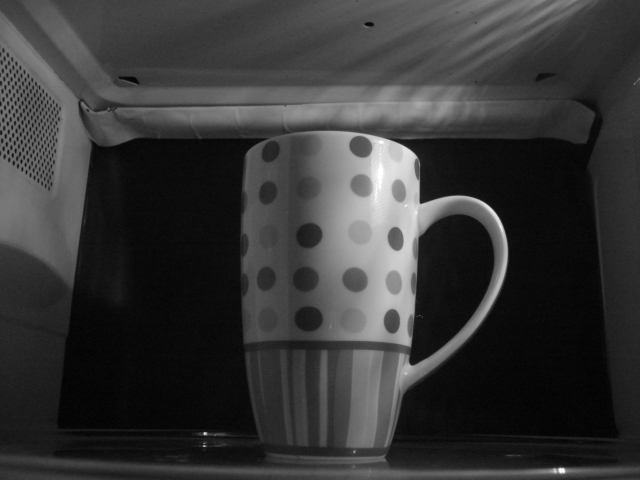
%> input picture atv08/mugs/mug_01/mug_01_01.png, 640 x 480 px; its folder holds only this picture in this run
$ octave atv08_02.m   (GNU Octave 9; MATLAB toolbox functions it lacks are replaced by stand-ins)
%> lines starting %> are read from the running program, lines starting %| are printed output that depends on the picture; in (x1, y1, x2, y2) boxes, pixels count from 0 and x2, y2 are one past the last pixel; in counts of white or black regions, pixels touching at a corner belong together; the program's own positions count from 1
% Thiago dos Santos Marcelino

clear; clc; close all;

mugsDir = dir('mugs');
samplesFolders = mugsDir([mugsDir.isdir]);
samplesFolders = samplesFolders(~ismember({samplesFolders.name},{'.','..'}));
samplesCount   = length(samplesFolders);

figure('Name','Resultado','NumberTitle','off',...
       'Units','normalized','Position',[0 0 1 1])

for i = 1:samplesCount

    path    = fullfile('mugs', samplesFolders(i).name);
    images  = dir(fullfile(path, '*.png'));
    imagesCount = length(images);
    scores  = zeros(1, imagesCount);

    for j = 1:imagesCount

        img = imread(fullfile(path, images(j).name));
%> img is the input picture: size 480x640 uint8; min 1, max 255, mean 54.3

        % Segmentação
        th = graythresh(img);
%> th = 0.263
        bw = imbinarize(img, th);
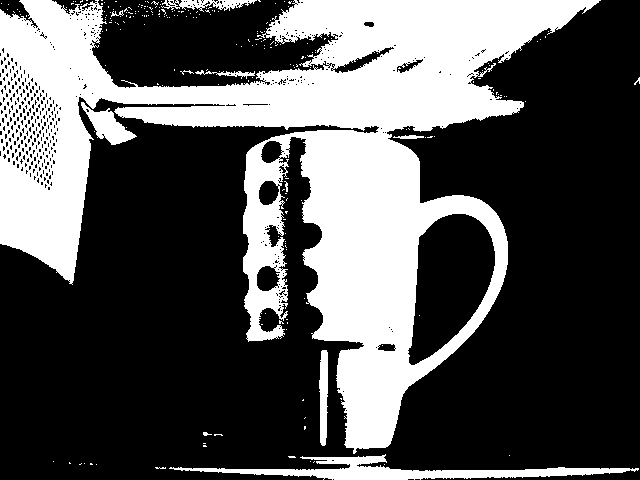
%> bw: size 480x640 logical; 33.2% white; 226 white regions (215 under 20 px), largest, box (x1, y1, x2, y2) and area: (0, 0, 601, 454) 94946, (169, 454, 639, 480) 3978, (81, 102, 137, 145) 971

        if sum(bw(:)) > numel(bw)/2
            bw = ~bw;
        end

        % Morfologia
        se = strel('disk', 3);
        bw = imopen(bw, se);
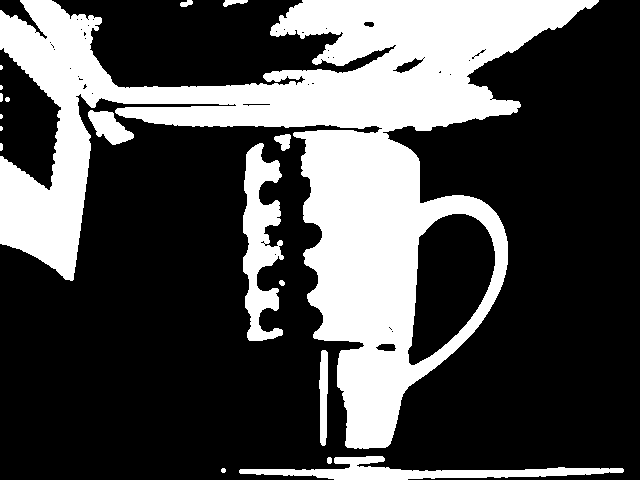
%> bw: size 480x640 logical; 30.4% white; 18 white regions (4 under 20 px), largest, box (x1, y1, x2, y2) and area: (0, 0, 599, 449) 83230, (243, 143, 284, 341) 4651, (239, 456, 624, 480) 3485
        bw = imclose(bw, se);
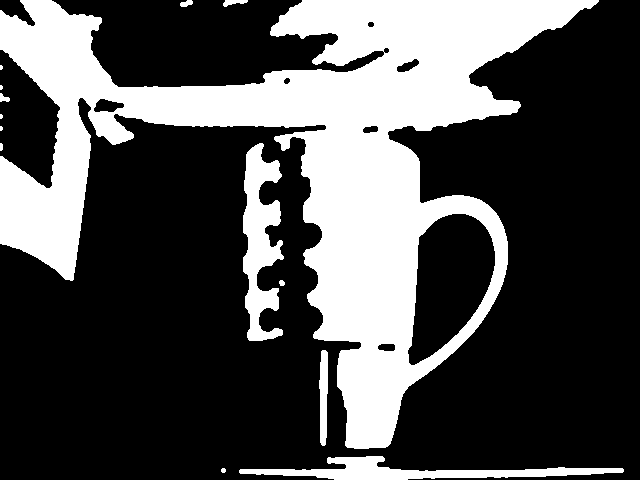
%> bw: size 480x640 logical; 30.8% white; 14 white regions (4 under 20 px), largest, box (x1, y1, x2, y2) and area: (0, 0, 599, 449) 85295, (243, 143, 284, 341) 4693, (239, 456, 624, 480) 3613
        bw = imfill(bw, 'holes');
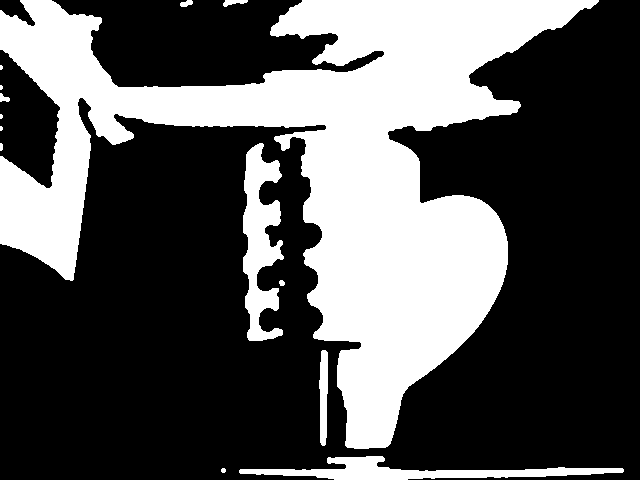
%> bw: size 480x640 logical; 33.8% white; 14 white regions (4 under 20 px)

        % Maior componente
        [rv, ~] = bwlabel(bw, 8);
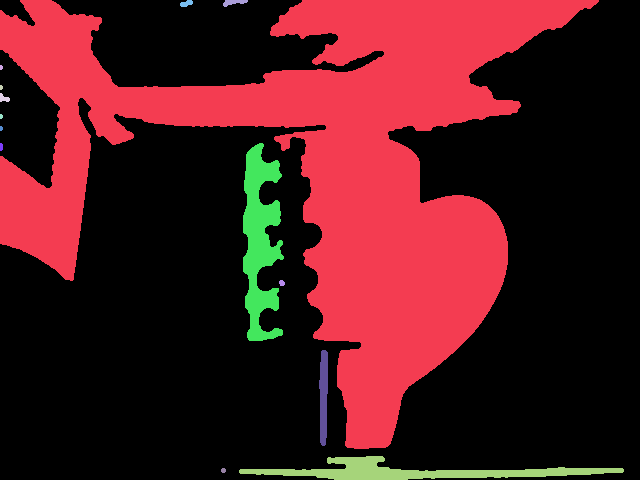
%> rv: size 480x640 double; 15 distinct labels, from 0 to 14; one colour per label, 0 black
        props   = regionprops(rv, 'Area', 'PixelIdxList', 'BoundingBox', 'Centroid');
%> props = 14 regions; largest, box (x1, y1, x2, y2), Area and Centroid: (0, 0, 599, 449) 94583 [319.2 169.7], (243, 143, 284, 341) 4693 [260.7 241], (239, 456, 624, 480) 3613 [417.2 472.1], (319, 350, 328, 446) 696 [324.2 396.8], (223, 0, 248, 7) 103 [234.5 2.9]
        [~, maxIndex] = max([props.Area]);
%> maxIndex = 1

        bw_mug = false(size(bw));
        bw_mug(props(maxIndex).PixelIdxList) = true;
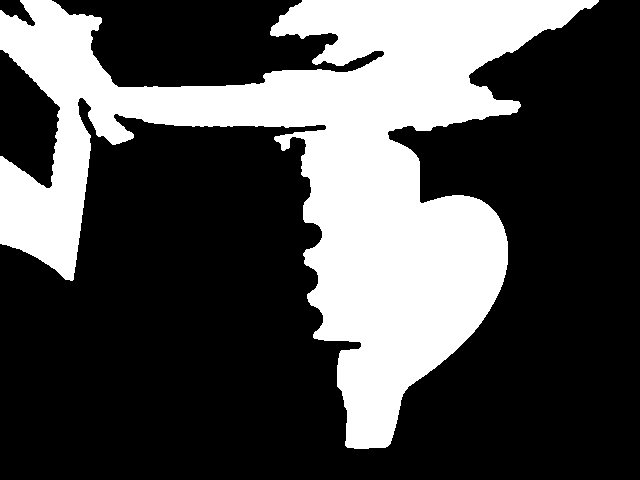
%> bw_mug: size 480x640 logical; 30.8% white; 1 white region, box (x1, y1, x2, y2) and area: (0, 0, 599, 449) 94583
        mug_cx = props(maxIndex).Centroid(1);
%> mug_cx = 319.2
        bb     = props(maxIndex).BoundingBox;
%> bb = [0.5 0.5 599 449]
        mid_x = bb(1) + bb(3)/2;
%> mid_x = 300

        left_pixels  = sum(sum(bw_mug(:, 1:round(mid_x))));
%> left_pixels = 26931
        right_pixels = sum(sum(bw_mug(:, round(mid_x)+1:end)));
%> right_pixels = 67652

        scores(j) = right_pixels - left_pixels;

    end

    % Terminal
    fprintf('Scores [%s]: ', samplesFolders(i).name);
    fprintf('%6.1f  ', scores); fprintf('\n');
%| Scores [mug_01]: 40721.0

    [~, bestIdx] = max(scores);
%> bestIdx = 1
    fprintf('[%s] → %s\n\n', samplesFolders(i).name, images(bestIdx).name);
%| [mug_01] → mug_01_01.png

    % Display: imagens da categoria + coluna extra com a escolhida
    for k = 1:imagesCount
        subplot(samplesCount, imagesCount+1, (i-1)*(imagesCount+1) + k)
        imshow(imread(fullfile(path, images(k).name)))

        if k == bestIdx
            title('✓','Color',[0 0.7 0],'FontSize',14,'FontWeight','bold')
        else
            title(num2str(k),'FontSize',7)
        end
    end

    % Coluna extra: imagem escolhida destacada
    subplot(samplesCount, imagesCount+1, (i-1)*(imagesCount+1) + imagesCount+1)
    imshow(imread(fullfile(path, images(bestIdx).name)))
    title({samplesFolders(i).name; ['→ img ' num2str(bestIdx)]},...
        'Color',[0 0.5 0],'FontSize',8,'FontWeight','bold')
end
%> pass 2 of the loop `for i = 1:samplesCount`:
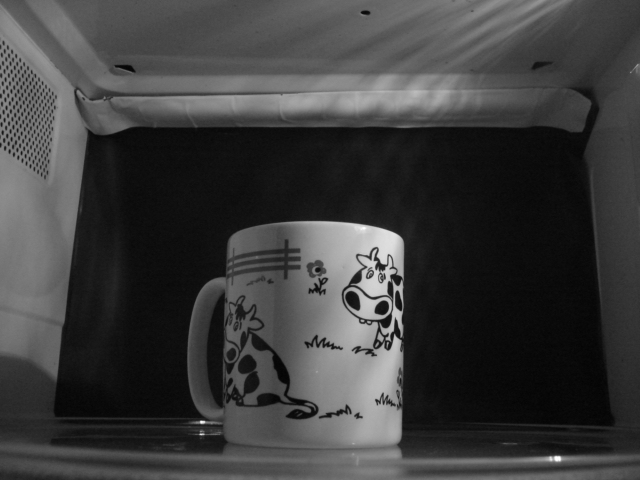
%> input picture atv08/mugs/mug_02/mug_02_01.png, 640 x 480 px
%> img is the input picture: size 480x640 uint8; min 3, max 255, mean 60.5
%> th = 0.259
%> `[rv, ~] = bwlabel(bw, 8);`:
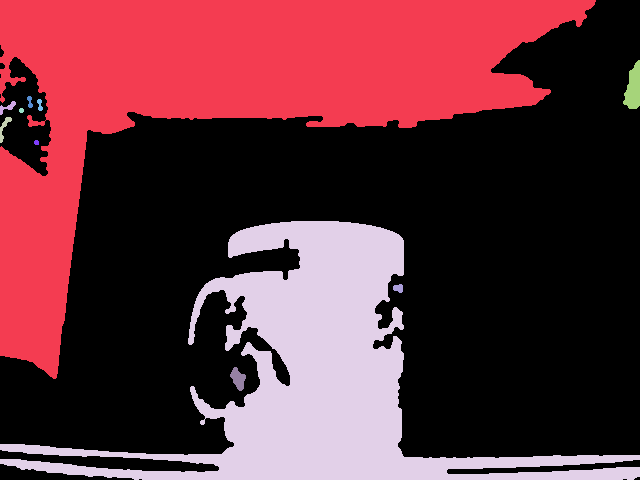
%> rv: size 480x640 double; 12 distinct labels, from 0 to 11; one colour per label, 0 black
%> props = 11 regions; largest, box (x1, y1, x2, y2), Area and Centroid: (0, 0, 596, 379) 78781 [227.7 96.6], (0, 221, 640, 480) 48705 [319.9 375.5], (623, 60, 640, 109) 558 [634.1 88.8], (230, 367, 246, 391) 224 [238.7 379.3], (0, 117, 12, 143) 105 [4.9 128.2]
%> `bw_mug(props(maxIndex).PixelIdxList) = true;`:
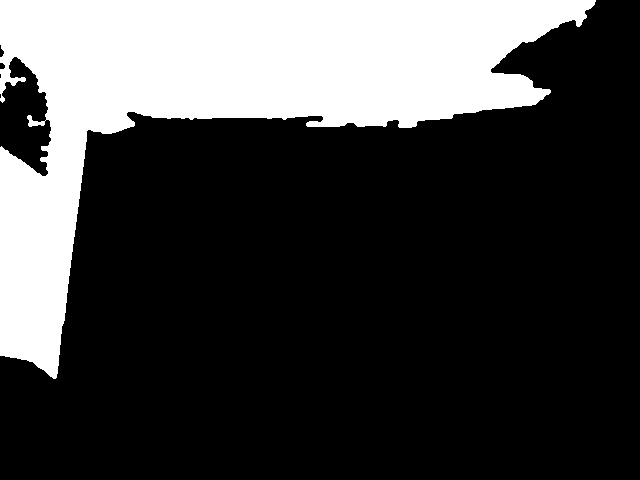
%> bw_mug: size 480x640 logical; 25.6% white; 1 white region, box (x1, y1, x2, y2) and area: (0, 0, 596, 379) 78781
%> mug_cx = 227.7
%> bb = [0.5 0.5 596 379]
%> mid_x = 298.5
%> left_pixels = 50150
%> right_pixels = 28631
%| Scores [mug_02]: -21519.0
%| [mug_02] → mug_02_01.png
